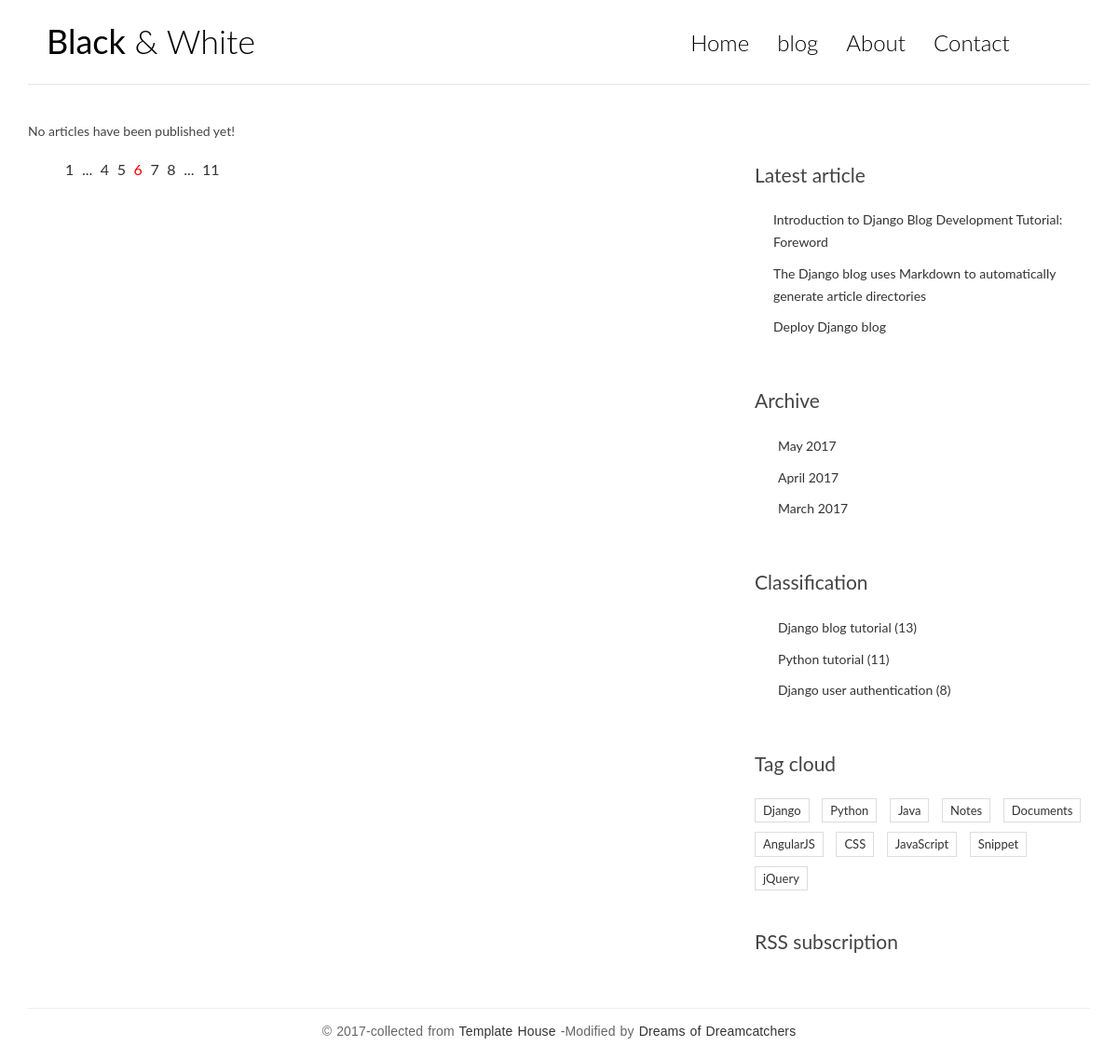
/, run on an earlier commit of the app's database.
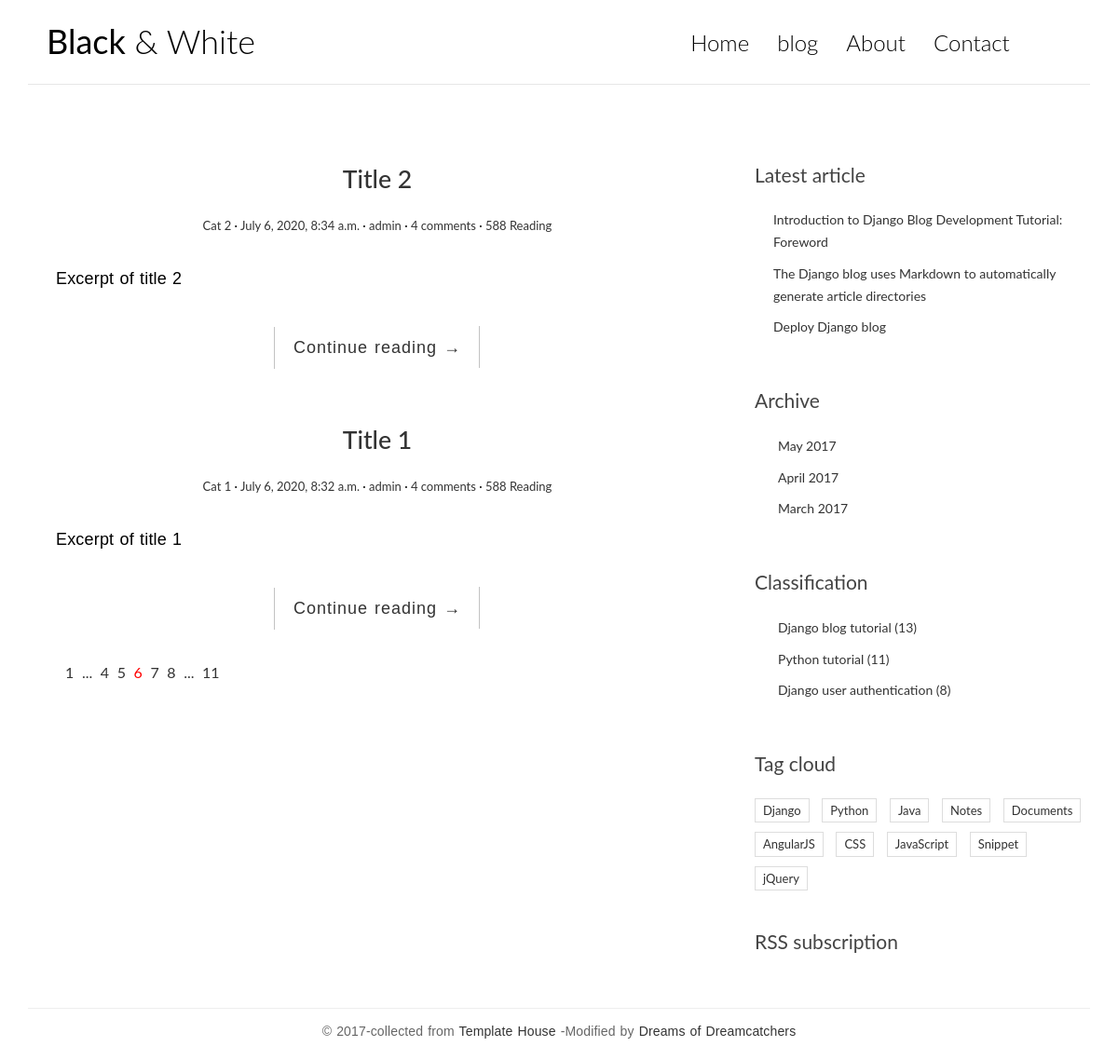
And on a later commit of the database.
### blog/models.py (models this page shows, shortened)
class Post(models.Model):
    title = models.CharField('title', max_length=70)
    body = models.TextField('body')
    created_time = models.DateTimeField('creation time', default=timezone.now)
    modified_time= models.DateTimeField('modified time')
    excerpt = models.CharField('Abstract', max_length=200, blank=True)
    category = models.ForeignKey(Category, verbose_name='category', on_delete=models.CASCADE)
    tags = models.ManyToManyField(Tag, verbose_name='tag', blank=True)
    author = models.ForeignKey(User, verbose_name='author', on_delete=models.CASCADE)
    class Meta:
        verbose_name  =  'Post'
        verbose_name_plural = 'Posts'

class Category(models.Model):
    name =  models.CharField('Class name', max_length=100 )
    class Meta:
        verbose_name  =  'Category'
        verbose_name_plural = 'Categories'

### blog/views.py (the view)
# urls.py: path('', views.index, name='index')
def index(request):
    post_list = Post.objects.all().order_by('-created_time')
    context = {
    	'post_list': post_list
    }
    return render(request, 'blog/index.html', context)

### templates/blog/index.html (shortened to what the changed rows need)
{% load static %}
<!DOCTYPE html>
<html>
<head>
  <link rel="stylesheet" href="{% static 'blog/css/bootstrap.min.css' %}">
  <link rel="stylesheet" href="http://code.ionicframework.com/ionicons/2.0.1/css/ionicons.min.css">
  <link rel="stylesheet" href="{% static 'blog/css/pace.css' %}">
  <link rel="stylesheet" href="{% static 'blog/css/custom.css' %}">
</head>
<body>
<div class="container">
  <header id="site-header">
    <div class="row">
      <div class="col-md-4 col-sm-5 col-xs-8">
        <div class="logo">
          <h1><a href="index.html"><b>Black</b> &amp; White</a></h1>
        </div>
      </div>
     </div>
   </header>
</div>
<div class="content-body">
  <div class="container">
    <div class="row">
      <main class="col-md-8">
        {% for post in post_list %}
          <article class="post post-{{ post.pk }}">
            <header class="entry-header">
              <h1 class="entry-title">
                <a href="single.html">{{ post.title }}</a>
              </h1>
              <div class="entry-meta">
                <span class="post-category"><a href="#">{{ post.category.name }}</a></span>
                <span class="post-date">
                  <a href="#">
                    <time class="entry-date"
                    datetime="{{ post.created_time }}">{{ post.created_time }}</time>
                  </a>
                </span>
                <span class="post-author"><a href="#">{{ post.author }}</a></span>
                <span class="comments-link"><a href="#">4 comments</a></span>
                <span class="views-count"><a href="#">588 Reading</a></span>
              </div>
            </header>
            <div class="entry-content clearfix">
              <p>{{ post.excerpt }}</p>
              <div class="read-more cl-effect-14">
                <a href="#" class="more-link">Continue reading <span class="meta-nav">→</span></a>
              </div>
            </div>
          </article>
        {% empty %}
          <div class="no-post">No articles have been published yet! </div>
        {% endfor %}
        <div class="pagination">
          <ul>
          </ul>
        </div>
      </main>
    </div>
  </div>
</div>
</body>
</html>

What changed in the data, as far as the page shows it:
added Post: title "Title 2", category.name "Cat 2", created_time "July 6, 2020, 8:34 a.m.", author "admin", excerpt "Excerpt of title 2"
added Post: title "Title 1", category.name "Cat 1", created_time "July 6, 2020, 8:32 a.m.", author "admin", excerpt "Excerpt of title 1"
Also different on the page:
text no longer shown: "No articles have been published yet!"
